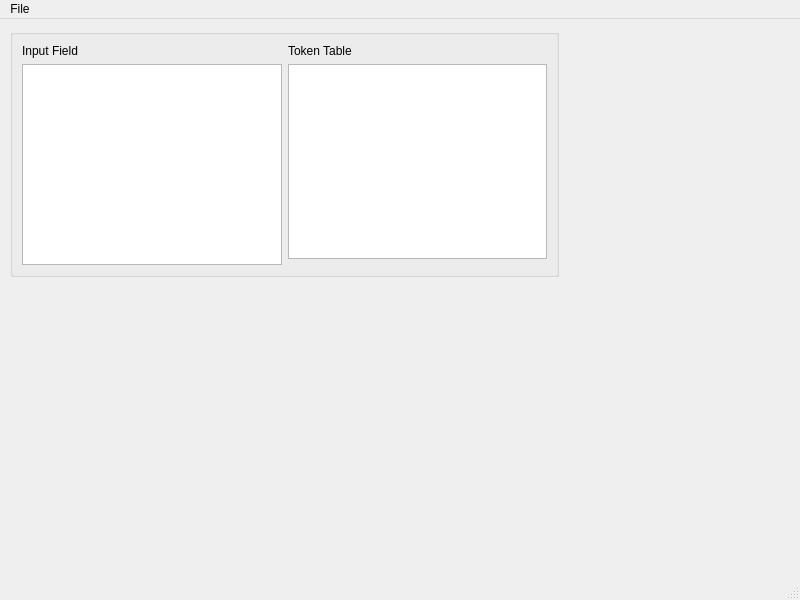
<?xml version="1.0" encoding="UTF-8"?>
<ui version="4.0">
 <class>MainWindow</class>
 <widget class="QMainWindow" name="MainWindow">
  <property name="geometry">
   <rect>
    <x>0</x>
    <y>0</y>
    <width>800</width>
    <height>600</height>
   </rect>
  </property>
  <property name="windowTitle">
   <string>MainWindow</string>
  </property>
  <widget class="QWidget" name="centralwidget">
   <widget class="QGroupBox" name="groupBox">
    <property name="geometry">
     <rect>
      <x>10</x>
      <y>10</y>
      <width>549</width>
      <height>248</height>
     </rect>
    </property>
    <property name="title">
     <string/>
    </property>
    <layout class="QVBoxLayout" name="verticalLayout_2">
     <item>
      <layout class="QGridLayout" name="gridLayout">
       <item row="0" column="1">
        <widget class="QLabel" name="label_2">
         <property name="text">
          <string>Token Table</string>
         </property>
        </widget>
       </item>
       <item row="1" column="1">
        <widget class="QTextBrowser" name="textBrowser"/>
       </item>
       <item row="0" column="0">
        <widget class="QLabel" name="label">
         <property name="text">
          <string>Input Field</string>
         </property>
        </widget>
       </item>
       <item row="1" column="0" rowspan="2">
        <widget class="QTextEdit" name="textEdit">
         <property name="font">
          <font>
           <pointsize>14</pointsize>
          </font>
         </property>
         <property name="html">
          <string>&lt;!DOCTYPE HTML PUBLIC &quot;-//W3C//DTD HTML 4.0//EN&quot; &quot;http://www.w3.org/TR/REC-html40/strict.dtd&quot;&gt;
&lt;html&gt;&lt;head&gt;&lt;meta name=&quot;qrichtext&quot; content=&quot;1&quot; /&gt;&lt;style type=&quot;text/css&quot;&gt;
p, li { white-space: pre-wrap; }
&lt;/style&gt;&lt;/head&gt;&lt;body style=&quot; font-family:'MS Shell Dlg 2'; font-size:14pt; font-weight:400; font-style:normal;&quot;&gt;
&lt;p style=&quot;-qt-paragraph-type:empty; margin-top:0px; margin-bottom:0px; margin-left:0px; margin-right:0px; -qt-block-indent:0; text-indent:0px; font-size:7.8pt;&quot;&gt;&lt;br /&gt;&lt;/p&gt;&lt;/body&gt;&lt;/html&gt;</string>
         </property>
        </widget>
       </item>
      </layout>
     </item>
    </layout>
   </widget>
  </widget>
  <widget class="QMenuBar" name="menubar">
   <property name="geometry">
    <rect>
     <x>0</x>
     <y>0</y>
     <width>800</width>
     <height>25</height>
    </rect>
   </property>
   <widget class="QMenu" name="menuFile">
    <property name="title">
     <string>File</string>
    </property>
    <addaction name="actionNew"/>
    <addaction name="actionOpen"/>
    <addaction name="actionScan"/>
    <addaction name="actionSave_Token_File"/>
   </widget>
   <addaction name="menuFile"/>
  </widget>
  <widget class="QStatusBar" name="statusbar"/>
  <action name="actionNew">
   <property name="text">
    <string>New</string>
   </property>
  </action>
  <action name="actionOpen">
   <property name="text">
    <string>Open</string>
   </property>
  </action>
  <action name="actionScan">
   <property name="text">
    <string>Scan</string>
   </property>
  </action>
  <action name="actionSave_Token_File">
   <property name="text">
    <string>Save Token File</string>
   </property>
  </action>
 </widget>
 <resources/>
 <connections/>
</ui>
